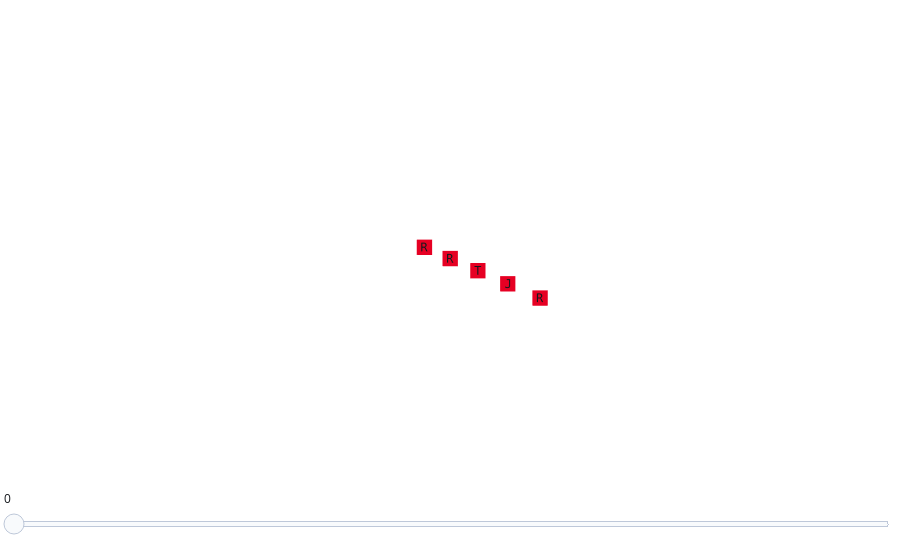

Notebook source saved alongside this figure:
### Markdown cell above
## 3D view

### Code cell
VISIBLE_AXES = (0, 1, 2)
# For dimensions > 3, choose one coordinate on each hidden axis.
SLICE_COORDS = {axis: 0 for axis in range(boards[-1].dimensions) if axis not in VISIBLE_AXES}

animate_scenario_3d(scenario, axes=VISIBLE_AXES, slice_coords=SLICE_COORDS, camera_zoom=6)

### Figure 1 — Plotly figure (JSON) as saved in the notebook; plotly's stock layout.template omitted (floating-point values rounded to 4 significant figures)
{"data": [{"customdata": [[-2, 0, 0], [-1, 0, 0], [0, 0, 0], [1, 0, 0], [2, 0, 0]], "hovertemplate": "coord=%{customdata}<br>symbol=%{text}<extra></extra>", "marker": {"color": ["#e60023", "#e60023", "#e60023", "#e60023", "#e60023"], "opacity": 1, "size": 8, "symbol": "square"}, "mode": "markers+text", "showlegend": false, "text": ["R", "R", "T", "J", "R"], "textfont": {"color": "#15181d", "family": "DejaVu Sans Mono, Menlo, Consolas, monospace", "size": 12}, "textposition": "middle center", "type": "scatter3d", "x": [-2, -1, 0, 1, 2], "y": [0, 0, 0, 0, 0], "z": [0, 0, 0, 0, 0]}], "layout": {"margin": {"b": 36, "l": 4, "r": 4, "t": 4}, "paper_bgcolor": "white", "plot_bgcolor": "white", "scene": {"aspectmode": "manual", "aspectratio": {"x": 16, "y": 14, "z": 17}, "camera": {"eye": {"x": 9.3, "y": -10.5, "z": 7.5}}, "xaxis": {"range": [-9, 7], "showbackground": false, "showgrid": false, "visible": false, "zeroline": false}, "yaxis": {"range": [-7, 7], "showbackground": false, "showgrid": false, "visible": false, "zeroline": false}, "zaxis": {"range": [-8, 9], "showbackground": false, "showgrid": false, "visible": false, "zeroline": false}}, "showlegend": false, "sliders": [{"currentvalue": {"font": {"color": "#15181d"}, "prefix": "", "visible": true, "xanchor": "left"}, "font": {"color": "rgba(0, 0, 0, 0)"}, "pad": {"t": 6}, "steps": [{"args": [["0"], {"frame": {"duration": 0, "redraw": true}, "mode": "immediate"}], "label": "0", "method": "animate"}, {"args": [["1"], {"frame": {"duration": 0, "redraw": true}, "mode": "immediate"}], "label": "1", "method": "animate"}, {"args": [["2"], {"frame": {"duration": 0, "redraw": true}, "mode": "immediate"}], "label": "2", "method": "animate"}, {"args": [["3"], {"frame": {"duration": 0, "redraw": true}, "mode": "immediate"}], "label": "3", "method": "animate"}, {"args": [["4"], {"frame": {"duration": 0, "redraw": true}, "mode": "immediate"}], "label": "4", "method": "animate"}, {"args": [["5"], {"frame": {"duration": 0, "redraw": true}, "mode": "immediate"}], "label": "5", "method": "animate"}, {"args": [["6"], {"frame": {"duration": 0, "redraw": true}, "mode": "immediate"}], "label": "6", "method": "animate"}, {"args": [["7"], {"frame": {"duration": 0, "redraw": true}, "mode": "immediate"}], "label": "7", "method": "animate"}, {"args": [["8"], {"frame": {"duration": 0, "redraw": true}, "mode": "immediate"}], "label": "8", "method": "animate"}, {"args": [["9"], {"frame": {"duration": 0, "redraw": true}, "mode": "immediate"}], "label": "9", "method": "animate"}, {"args": [["10"], {"frame": {"duration": 0, "redraw": true}, "mode": "immediate"}], "label": "10", "method": "animate"}, {"args": [["11"], {"frame": {"duration": 0, "redraw": true}, "mode": "immediate"}], "label": "11", "method": "animate"}, {"args": [["12"], {"frame": {"duration": 0, "redraw": true}, "mode": "immediate"}], "label": "12", "method": "animate"}, {"args": [["13"], {"frame": {"duration": 0, "redraw": true}, "mode": "immediate"}], "label": "13", "method": "animate"}, {"args": [["14"], {"frame": {"duration": 0, "redraw": true}, "mode": "immediate"}], "label": "14", "method": "animate"}, {"args": [["15"], {"frame": {"duration": 0, "redraw": true}, "mode": "immediate"}], "label": "15", "method": "animate"}, {"args": [["16"], {"frame": {"duration": 0, "redraw": true}, "mode": "immediate"}], "label": "16", "method": "animate"}, {"args": [["17"], {"frame": {"duration": 0, "redraw": true}, "mode": "immediate"}], "label": "17", "method": "animate"}, {"args": [["18"], {"frame": {"duration": 0, "redraw": true}, "mode": "immediate"}], "label": "18", "method": "animate"}, {"args": [["19"], {"frame": {"duration": 0, "redraw": true}, "mode": "immediate"}], "label": "19", "method": "animate"}, {"args": [["20"], {"frame": {"duration": 0, "redraw": true}, "mode": "immediate"}], "label": "20", "method": "animate"}, {"args": [["21"], {"frame": {"duration": 0, "redraw": true}, "mode": "immediate"}], "label": "21", "method": "animate"}, {"args": [["22"], {"frame": {"duration": 0, "redraw": true}, "mode": "immediate"}], "label": "22", "method": "animate"}, {"args": [["23"], {"frame": {"duration": 0, "redraw": true}, "mode": "immediate"}], "label": "23", "method": "animate"}, {"args": [["24"], {"frame": {"duration": 0, "redraw": true}, "mode": "immediate"}], "label": "24", "method": "animate"}, {"args": [["25"], {"frame": {"duration": 0, "redraw": true}, "mode": "immediate"}], "label": "25", "method": "animate"}, {"args": [["26"], {"frame": {"duration": 0, "redraw": true}, "mode": "immediate"}], "label": "26", "method": "animate"}, {"args": [["27"], {"frame": {"duration": 0, "redraw": true}, "mode": "immediate"}], "label": "27", "method": "animate"}, {"args": [["28"], {"frame": {"duration": 0, "redraw": true}, "mode": "immediate"}], "label": "28", "method": "animate"}, {"args": [["29"], {"frame": {"duration": 0, "redraw": true}, "mode": "immediate"}], "label": "29", "method": "animate"}, {"args": [["30"], {"frame": {"duration": 0, "redraw": true}, "mode": "immediate"}], "label": "30", "method": "animate"}, {"args": [["31"], {"frame": {"duration": 0, "redraw": true}, "mode": "immediate"}], "label": "31", "method": "animate"}, {"args": [["32"], {"frame": {"duration": 0, "redraw": true}, "mode": "immediate"}], "label": "32", "method": "animate"}, {"args": [["33"], {"frame": {"duration": 0, "redraw": true}, "mode": "immediate"}], "label": "33", "method": "animate"}, {"args": [["34"], {"frame": {"duration": 0, "redraw": true}, "mode": "immediate"}], "label": "34", "method": "animate"}, {"args": [["35"], {"frame": {"duration": 0, "redraw": true}, "mode": "immediate"}], "label": "35", "method": "animate"}, {"args": [["36"], {"frame": {"duration": 0, "redraw": true}, "mode": "immediate"}], "label": "36", "method": "animate"}, {"args": [["37"], {"frame": {"duration": 0, "redraw": true}, "mode": "immediate"}], "label": "37", "method": "animate"}, {"args": [["38"], {"frame": {"duration": 0, "redraw": true}, "mode": "immediate"}], "label": "38", "method": "animate"}, {"args": [["39"], {"frame": {"duration": 0, "redraw": true}, "mode": "immediate"}], "label": "39", "method": "animate"}, {"args": [["40"], {"frame": {"duration": 0, "redraw": true}, "mode": "immediate"}], "label": "40", "method": "animate"}, {"args": [["41"], {"frame": {"duration": 0, "redraw": true}, "mode": "immediate"}], "label": "41", "method": "animate"}, {"args": [["42"], {"frame": {"duration": 0, "redraw": true}, "mode": "immediate"}], "label": "42", "method": "animate"}, {"args": [["43"], {"frame": {"duration": 0, "redraw": true}, "mode": "immediate"}], "label": "43", "method": "animate"}, {"args": [["44"], {"frame": {"duration": 0, "redraw": true}, "mode": "immediate"}], "label": "44", "method": "animate"}, {"args": [["45"], {"frame": {"duration": 0, "redraw": true}, "mode": "immediate"}], "label": "45", "method": "animate"}, {"args": [["46"], {"frame": {"duration": 0, "redraw": true}, "mode": "immediate"}], "label": "46", "method": "animate"}, {"args": [["47"], {"frame": {"duration": 0, "redraw": true}, "mode": "immediate"}], "label": "47", "method": "animate"}, {"args": [["48"], {"frame": {"duration": 0, "redraw": true}, "mode": "immediate"}], "label": "48", "method": "animate"}, {"args": [["49"], {"frame": {"duration": 0, "redraw": true}, "mode": "immediate"}], "label": "49", "method": "animate"}, {"args": [["50"], {"frame": {"duration": 0, "redraw": true}, "mode": "immediate"}], "label": "50", "method": "animate"}], "tickcolor": "rgba(0, 0, 0, 0)", "ticklen": 0}], "title": {}}}
